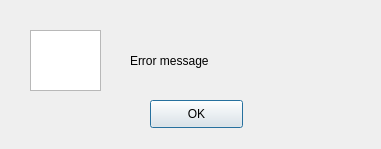
<?xml version="1.0" encoding="UTF-8"?>
<ui version="4.0">
 <class>ErrorWindow</class>
 <widget class="QDialog" name="ErrorWindow">
  <property name="geometry">
   <rect>
    <x>0</x>
    <y>0</y>
    <width>381</width>
    <height>149</height>
   </rect>
  </property>
  <property name="windowTitle">
   <string>Error</string>
  </property>
  <widget class="QGraphicsView" name="error_icon">
   <property name="geometry">
    <rect>
     <x>30</x>
     <y>30</y>
     <width>71</width>
     <height>61</height>
    </rect>
   </property>
  </widget>
  <widget class="QLabel" name="label">
   <property name="geometry">
    <rect>
     <x>130</x>
     <y>40</y>
     <width>211</width>
     <height>41</height>
    </rect>
   </property>
   <property name="text">
    <string>Error message</string>
   </property>
  </widget>
  <widget class="QPushButton" name="pushButton">
   <property name="geometry">
    <rect>
     <x>150</x>
     <y>100</y>
     <width>93</width>
     <height>28</height>
    </rect>
   </property>
   <property name="text">
    <string>OK</string>
   </property>
  </widget>
 </widget>
 <resources/>
 <connections/>
</ui>
